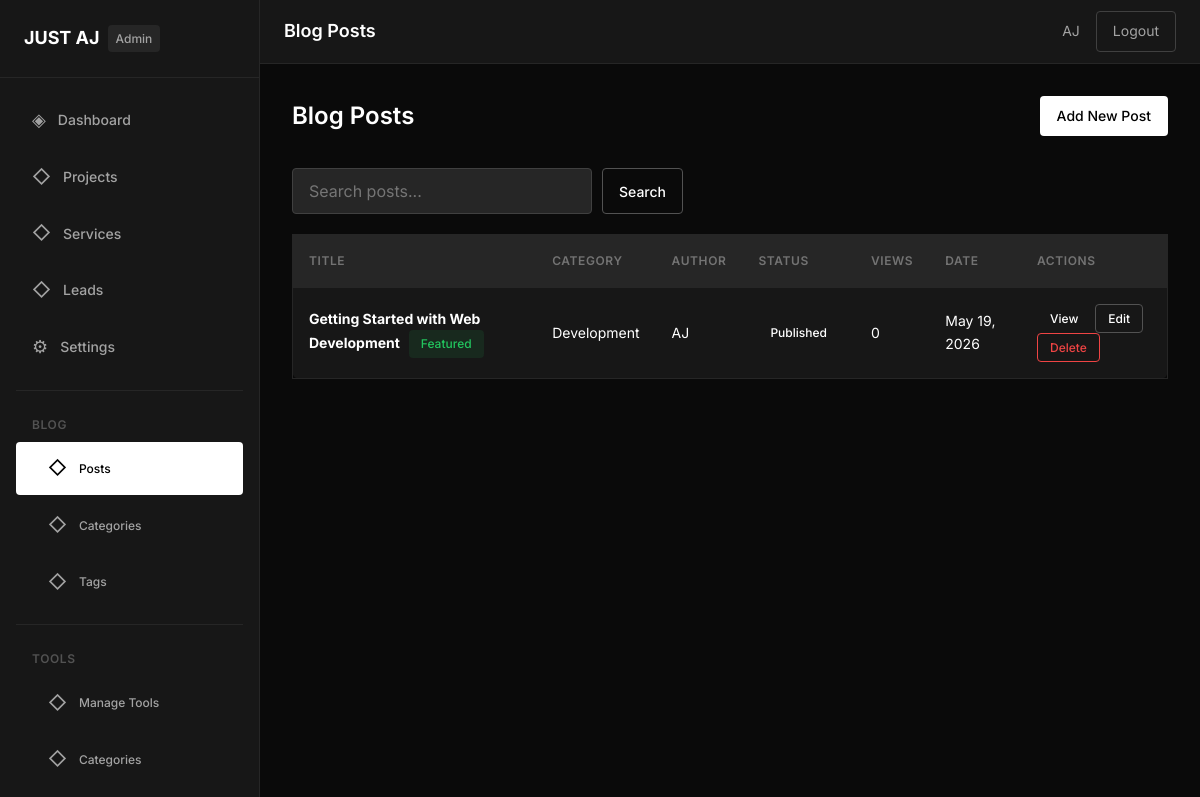
/admin/blog/posts/index.php (signed in), run on the app's committed database.
### tables this page shows
CREATE TABLE `settings` (
    `id` INT(11) NOT NULL AUTO_INCREMENT,
    `setting_key` VARCHAR(255) NOT NULL,
    `setting_value` TEXT,
    PRIMARY KEY (`id`),
    UNIQUE KEY `setting_key` (`setting_key`)
);

CREATE TABLE `blog_posts` (
    `id` INT(11) NOT NULL AUTO_INCREMENT,
    `title` VARCHAR(255) NOT NULL,
    `slug` VARCHAR(255) NOT NULL,
    `content` LONGTEXT,
    `excerpt` TEXT,
    `featured_image` VARCHAR(500),
    `category_id` INT(11),
    `author_id` INT(11),
    `status` ENUM('draft', 'published', 'scheduled', 'archived') DEFAULT 'draft',
    `featured` ENUM('yes', 'no') DEFAULT 'no',
    `view_count` INT(11) DEFAULT 0,
    `published_at` TIMESTAMP NULL,
    `created_at` TIMESTAMP DEFAULT CURRENT_TIMESTAMP,
    `updated_at` TIMESTAMP DEFAULT CURRENT_TIMESTAMP ON UPDATE CURRENT_TIMESTAMP,
    PRIMARY KEY (`id`),
    UNIQUE KEY `slug` (`slug`),
    KEY `status` (`status`),
    KEY `category_id` (`category_id`),
    KEY `published_at` (`published_at`)
);

CREATE TABLE `blog_categories` (
    `id` INT(11) NOT NULL AUTO_INCREMENT,
    `name` VARCHAR(255) NOT NULL,
    `slug` VARCHAR(255) NOT NULL,
    `description` TEXT,
    `created_at` TIMESTAMP DEFAULT CURRENT_TIMESTAMP,
    PRIMARY KEY (`id`),
    UNIQUE KEY `slug` (`slug`)
);

### includes/functions.php (called while the page is built, shortened)
<?php
function getSetting($key, $default = '') {
    global $pdo;
    $stmt = $pdo->prepare('SELECT setting_value FROM settings WHERE setting_key = ?');
    $stmt->execute([$key]);
    $result = $stmt->fetch();
    return $result ? $result['setting_value'] : $default;
}
function formatDate($date, $format = 'M d, Y') {
    return date($format, strtotime($date));
}

### admin/blog/posts/index.php (the view, shortened to what this page needs)
<?php
$currentPage = 'blog-posts';
require_once '../../../includes/db.php';
require_once '../../../includes/functions.php';
$page = isset($_GET['page']) ? (int)$_GET['page'] : 1;
$perPage = 20;
$offset = ($page - 1) * $perPage;
$search = isset($_GET['search']) ? sanitize($_GET['search']) : '';
$where = '';
$params = [];
$sql = "SELECT bp.*, bc.name as category_name, au.name as author_name
        FROM blog_posts bp
        LEFT JOIN blog_categories bc ON bp.category_id = bc.id
        LEFT JOIN admin_users au ON bp.author_id = au.id
        $where
        ORDER BY bp.created_at DESC
        LIMIT $perPage OFFSET $offset";
$stmt = $pdo->prepare($sql);
$stmt->execute($params);
$posts = $stmt->fetchAll();
?>
<?php include '../../../includes/admin-header.php'; ?>
<div class="page-header">
    <h1 class="page-title">Blog Posts</h1>
    <a href="<?php echo SITE_URL; ?>/admin/blog/posts/create.php" class="btn btn-primary">Add New Post</a>
</div>
<div class="filter-bar">
    <form method="GET" class="filter-form">
        <input type="text" name="search" placeholder="Search posts..." value="<?php echo htmlspecialchars($search); ?>" class="form-input">
        <button type="submit" class="btn btn-secondary">Search</button>
    </form>
</div>
<?php if (!empty($posts)): ?>
<div class="table-container">
    <table class="data-table">
        <thead>
            <tr>
                <th>Title</th>
                <th>Category</th>
                <th>Author</th>
                <th>Status</th>
                <th>Views</th>
                <th>Date</th>
                <th>Actions</th>
            </tr>
        </thead>
        <tbody>
            <?php foreach ($posts as $post): ?>
            <tr>
                <td>
                    <strong><?php echo htmlspecialchars($post['title']); ?></strong>
                    <?php if ($post['featured'] === 'yes'): ?>
                    <span class="status-badge active" style="margin-left: 5px;">Featured</span>
                    <?php endif; ?>
                </td>
                <td><?php echo htmlspecialchars($post['category_name'] ?? '-'); ?></td>
                <td><?php echo htmlspecialchars($post['author_name'] ?? '-'); ?></td>
                <td><span class="status-badge <?php echo $post['status']; ?>"><?php echo ucfirst($post['status']); ?></span></td>
                <td><?php echo number_format($post['view_count']); ?></td>
                <td><?php echo formatDate($post['created_at']); ?></td>
                <td>
                    <a href="<?php echo SITE_URL; ?>/blog/<?php echo $post['slug']; ?>" target="_blank" class="btn btn-outline btn-sm">View</a>
                    <a href="<?php echo SITE_URL; ?>/admin/blog/posts/edit.php?id=<?php echo $post['id']; ?>" class="btn btn-secondary btn-sm">Edit</a>
                    <a href="<?php echo SITE_URL; ?>/admin/blog/posts/delete.php?id=<?php echo $post['id']; ?>" class="btn btn-danger btn-sm" onclick="return confirmDelete('Delete this post?')">Delete</a>
                </td>
            </tr>
            <?php endforeach; ?>
        </tbody>
    </table>
</div>
<?php endif; ?>
<?php include '../../../includes/admin-footer.php'; ?>

### includes/admin-sidebar.php (shortened to what this page needs)
<aside class="admin-sidebar">
                <div class="sidebar-header">
                    <a href="<?php echo SITE_URL; ?>/admin/dashboard.php" class="sidebar-logo">
                        <span class="logo-text"><?php echo htmlspecialchars(getSetting('site_name', 'AJ OS')); ?></span>
                        <span class="logo-badge">Admin</span>
                    </a>
                </div>
                <nav class="sidebar-nav">
                    <ul class="nav-menu">
                        <li class="nav-item">
                            <a href="<?php echo SITE_URL; ?>/admin/dashboard.php" class="nav-link <?php echo $currentPage === 'dashboard' ? 'active' : ''; ?>">
                                <span class="nav-icon">◈</span>
                                Dashboard
                            </a>
                        </li>
                        <li class="nav-item">
                            <a href="<?php echo SITE_URL; ?>/admin/projects/index.php" class="nav-link <?php echo $currentPage === 'projects' ? 'active' : ''; ?>">
                                <span class="nav-icon">◇</span>
                                Projects
                            </a>
                        </li>
                        <li class="nav-item">
                            <a href="<?php echo SITE_URL; ?>/admin/services/index.php" class="nav-link <?php echo $currentPage === 'services' ? 'active' : ''; ?>">
                                <span class="nav-icon">◇</span>
                                Services
                            </a>
                        </li>
                        <li class="nav-item">
                            <a href="<?php echo SITE_URL; ?>/admin/leads/index.php" class="nav-link <?php echo $currentPage === 'leads' ? 'active' : ''; ?>">
                                <span class="nav-icon">◇</span>
                                Leads
                            </a>
                        </li>
                        <li class="nav-item">
                            <a href="<?php echo SITE_URL; ?>/admin/settings.php" class="nav-link <?php echo $currentPage === 'settings' ? 'active' : ''; ?>">
                                <span class="nav-icon">⚙</span>
                                Settings
                            </a>
                        </li>
                    </ul>
                    <div class="nav-divider"></div>
                    <p class="nav-label">Blog</p>
                    <ul class="nav-menu">
                        <li class="nav-item nav-sub">
                            <a href="<?php echo SITE_URL; ?>/admin/blog/posts/" class="nav-link <?php echo $currentPage === 'blog-posts' ? 'active' : ''; ?>">
                                <span class="nav-icon">◇</span>
                                Posts
                            </a>
                        </li>
                        <li class="nav-item nav-sub">
                            <a href="<?php echo SITE_URL; ?>/admin/blog/categories/" class="nav-link <?php echo $currentPage === 'blog-categories' ? 'active' : ''; ?>">
                                <span class="nav-icon">◇</span>
                                Categories
                            </a>
                        </li>
                        <li class="nav-item nav-sub">
                            <a href="<?php echo SITE_URL; ?>/admin/blog/tags/" class="nav-link <?php echo $currentPage === 'blog-tags' ? 'active' : ''; ?>">
                                <span class="nav-icon">◇</span>
                                Tags
                            </a>
                        </li>
                    </ul>
                    <div class="nav-divider"></div>
                    <p class="nav-label">Tools</p>
                    <ul class="nav-menu">
                        <li class="nav-item nav-sub">
                            <a href="<?php echo SITE_URL; ?>/admin/tools/tools/" class="nav-link <?php echo $currentPage === 'tools-manage' ? 'active' : ''; ?>">
                                <span class="nav-icon">◇</span>
                                Manage Tools
                            </a>
                        </li>
                        <li class="nav-item nav-sub">
                            <a href="<?php echo SITE_URL; ?>/admin/tools/categories/" class="nav-link <?php echo $currentPage === 'tool-categories' ? 'active' : ''; ?>">
                                <span class="nav-icon">◇</span>
                                Categories
                            </a>
                        </li>
                    </ul>
                </nav>
            </aside>

### admin/blog/posts/index.php (style rules this page uses)
.filter-bar { margin-bottom: 20px; }
.filter-form { display: flex; gap: 10px; }
.filter-form .form-input { flex: 1; max-width: 300px; }

### data on the page
settings: setting_value "JUST AJ"
blog_posts: title "Getting Started with Web Development", featured "Featured", blog_categories.name "Development", author.name "AJ", status "Published", view_count "0", created_at "May 19, 2026"

### other printed values
$pageTitle "Blog Posts"
$currentAdmin['name'] "AJ"
